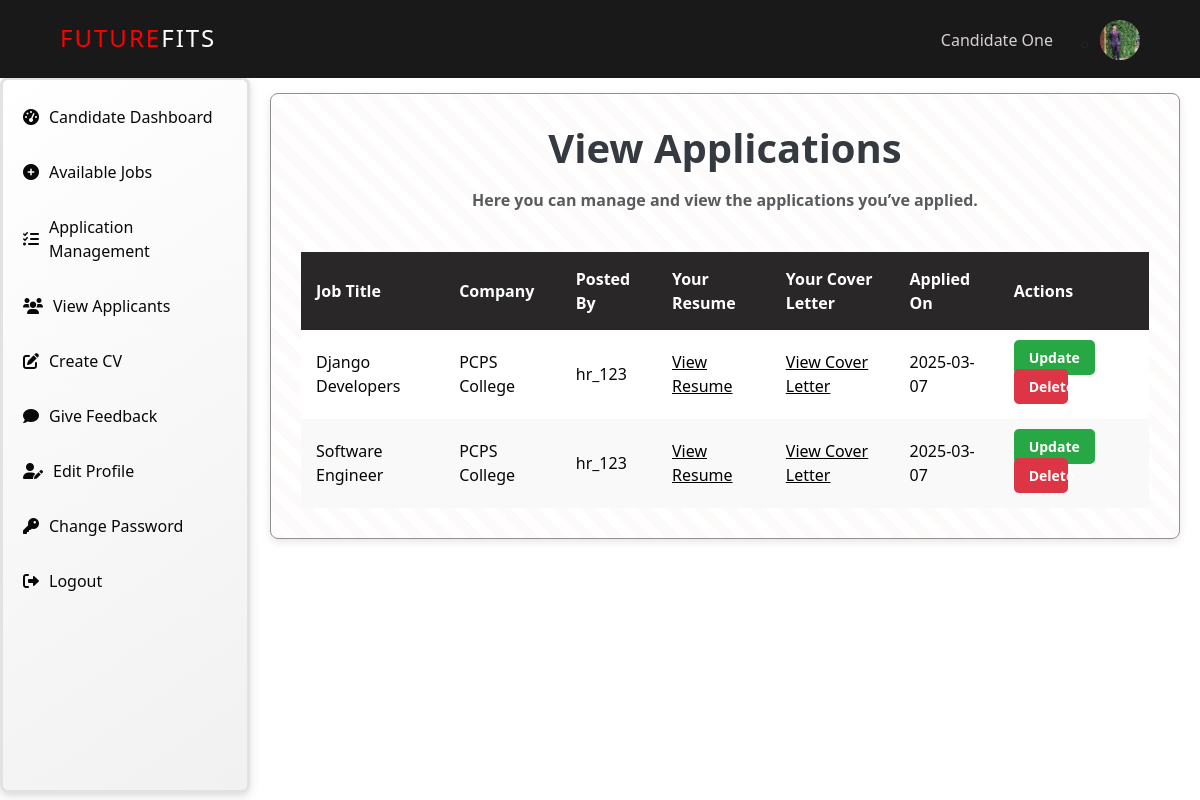
The app's page /view-applications/ (signed in), older data.
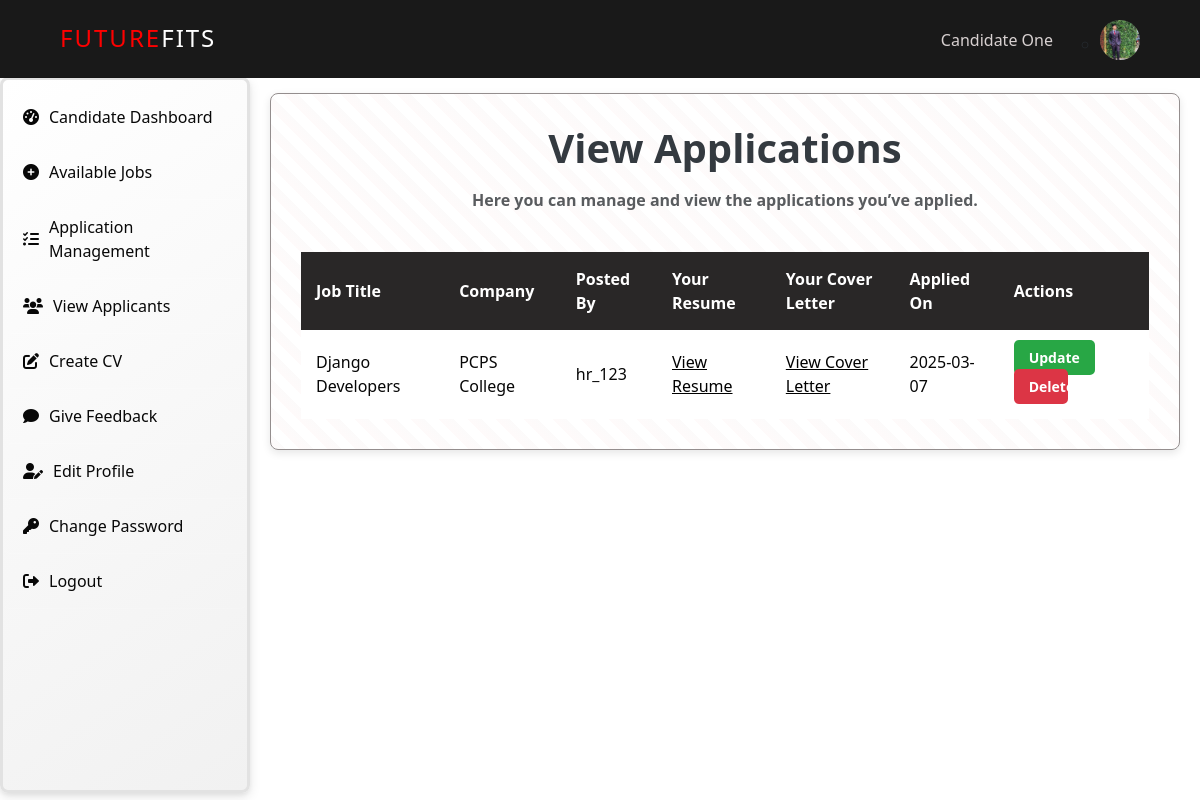
The same page, newer data.
### JRS/models.py (models this page shows, shortened)
class JobApplication(models.Model):
    candidate = models.ForeignKey('Candidate', on_delete=models.CASCADE)
    job = models.ForeignKey('Job', on_delete=models.CASCADE, related_name='applications')
    cover_letter = models.TextField()
    resume = models.FileField(upload_to='resumes/')
    cover_letter_file = models.FileField(upload_to='cover_letters/', blank=True, null=True)
    applied_at = models.DateTimeField(auto_now_add=True)
    is_graded = models.BooleanField(default=False)  # New field to track CV grading
    status = models.CharField(max_length=20, choices=[('Accepted', 'Accepted'), ('Rejected', 'Rejected'), ('Pending', 'Pending')], default='Pending')  # New field for status
    class Meta:
        unique_together = ('candidate', 'job')

class Job(models.Model):
    JOB_TYPES = (
        ('Full-time', 'Full-time'),
        ('Part-time', 'Part-time'),
        ('Internship', 'Internship'),
        ('Contract', 'Contract'),
        ('Freelance', 'Freelance'),
    )
    title = models.CharField(max_length=255)
    description = models.TextField()
    company = models.CharField(max_length=255)
    location = models.CharField(max_length=255)
    job_type = models.CharField(max_length=50, choices=JOB_TYPES)
    salary = models.CharField(max_length=255)
    experience = models.CharField(max_length=255)
    skills = models.CharField(max_length=255)
    education = models.CharField(max_length=255)
    deadline = models.DateField()
    posted_by = models.ForeignKey('HR', on_delete=models.CASCADE)
    created_at = models.DateTimeField(auto_now_add=True)
    updated_at = models.DateTimeField(auto_now=True)

class HR(models.Model):
    user = models.OneToOneField(User, on_delete=models.CASCADE)
    first_name = models.CharField(max_length=255, null=False, blank=False, default="HR")
    last_name = models.CharField(max_length=255, null=False, blank=False, default="User")
    username = models.CharField(max_length=255, unique=True)
    email = models.EmailField(unique=True, default='default@email.com')
    profile_picture = models.ImageField(upload_to="profile_pictures/", default="profile_pictures/default.png")

### JRS/decorators.py (the view)
    def wrapper(request, *args, **kwargs):
        print(f"User: {request.user}, Authenticated: {request.user.is_authenticated}, Groups: {request.user.groups.all()}")
        if not request.user.is_authenticated or not request.user.groups.filter(name='Candidate').exists():
            return HttpResponseForbidden("Access Denied: Candidates only")
        return view_func(request, *args, **kwargs)

### JRS/context_processors.py (called while the page is built)
def hr_profile(request):
    hr = None
    if request.user.is_authenticated:
        try:
            hr = HR.objects.get(user=request.user)
        except HR.DoesNotExist:
            pass
    return {'hr': hr}

def candidate_profile(request):
    candidate = None
    if request.user.is_authenticated:
        try:
            candidate = Candidate.objects.get(user=request.user)
        except Candidate.DoesNotExist:
            pass
    return {'candidate': candidate}

### JRS/views.py (called while the page is built)
@never_cache
@login_required
@candidate_required
def view_applications(request):
    applications = JobApplication.objects.filter(candidate=request.user.candidate)
    return render(request, 'JRS/view_applications.html', {'applications': applications})

### JRS/templates/JRS/view_applications.html (shortened to what this page needs)
{% extends "JRS/base3.html" %}
{% load static %}
{% block inlinecss %}
<link href="{% static 'JRS/css/base3.css' %}" rel="stylesheet">
<link href="{% static 'JRS/css/view_applications.css' %}" rel="stylesheet">
{% endblock inlinecss %}
{% block main %}
<div class="job-container">
    <h1 class="text-center fw-bold mb-3" style="color: #343a40;">View Applications</h1>
    <b><p class="text-center text-muted" style="margin-bottom: 40px;">Here you can manage and view the applications you’ve applied.</p></b>
    {% if applications %}
    <div class="table-container">
        <table>
            <thead>
                <tr>
                    <th>Job Title</th>
                    <th>Company</th>
                    <th>Posted By</th>
                    <th>Your Resume</th>
                    <th>Your Cover Letter</th>
                    <th>Applied On</th>
                    <th>Actions</th>
                </tr>
            </thead>
            <tbody>
                {% for application in applications %}
                <tr>
                    <td>{{ application.job.title }}</td>
                    <td>{{ application.job.company }}</td>
                    <td>{{ application.job.posted_by.username }}</td>
                    <td>
                        <a href="{{ application.resume.url }}" target="_blank" style="color: black;">View Resume</a>
                    </td>
                    <td><a href="{% url 'JRS:generate_cover_letter_pdf' application.id %}" style="color: black;" class="cover-letter-link" target="_blank">View Cover Letter</a></td>
                    <td>{{ application.applied_at|date:"Y-m-d" }}</td>
                    <td>
                        <a href="{% url 'JRS:update_application' application.id %}" class="btn-update">Update</a>
                        <form action="{% url 'JRS:delete_application' application.id %}" method="post" style="display:inline;">
                            <button type="submit" class="btn-delete" onclick="return confirm('Are you sure you want to delete this application?');">
                                Delete
                            </button>
                        </form>
                    </td>
                </tr>
                {% endfor %}
            </tbody>
        </table>
    </div>
    {% else %}
        <p class="text-center text-muted">No applications found at the moment.</p>
    {% endif %}
</div>
{% endblock main %}

Row changes from the older to the newer data that the page shows:
removed JobApplication: job "Software Engineer", job.company "PCPS College", job.posted_by.username "hr_123", applied_at "2025-03-07"
